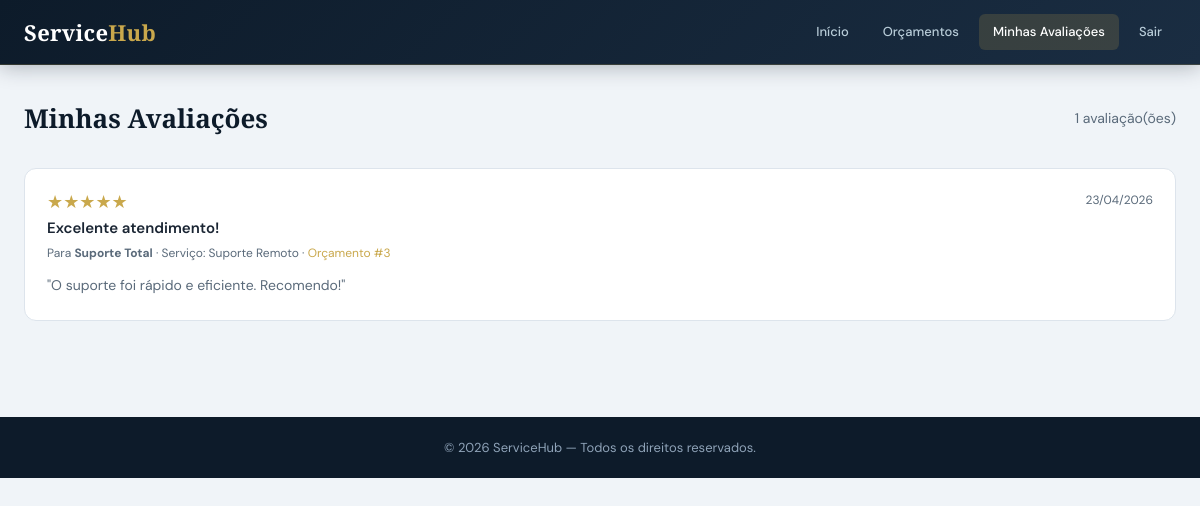
Screenshot of /avaliacoes/index.php (signed in) with the database file from the repository.
### tables this page shows
CREATE TABLE avaliacoes (
    id            INT AUTO_INCREMENT PRIMARY KEY,
    orcamento_id  INT NOT NULL,
    cliente_id    INT NOT NULL,
    empresa_id    INT NOT NULL,
    nota          TINYINT NOT NULL COMMENT '1 a 5 estrelas',
    titulo        VARCHAR(100),
    comentario    TEXT,
    resposta      TEXT    COMMENT 'Resposta da empresa',
    created_at    TIMESTAMP DEFAULT CURRENT_TIMESTAMP,
    updated_at    TIMESTAMP DEFAULT CURRENT_TIMESTAMP ON UPDATE CURRENT_TIMESTAMP,
    CONSTRAINT nota_range CHECK (nota BETWEEN 1 AND 5),
    FOREIGN KEY (orcamento_id) REFERENCES orcamentos(id)  ON DELETE CASCADE,
    FOREIGN KEY (cliente_id)   REFERENCES clientes(id)    ON DELETE CASCADE,
    FOREIGN KEY (empresa_id)   REFERENCES empresas(id)    ON DELETE CASCADE,
    UNIQUE KEY uq_avaliacao_orcamento (orcamento_id)   
);

CREATE TABLE empresas (
    id INT AUTO_INCREMENT PRIMARY KEY,
    nome_empresa VARCHAR(100) NOT NULL,
    email VARCHAR(100) NOT NULL UNIQUE,
    senha VARCHAR(255) NOT NULL,
    cnpj VARCHAR(20) UNIQUE,
    telefone VARCHAR(20),
    endereco TEXT,
    descricao TEXT,
    logo VARCHAR(255),
    site VARCHAR(100),
    status TINYINT DEFAULT 1 COMMENT '1=Ativa, 0=Inativa',
    created_at TIMESTAMP DEFAULT CURRENT_TIMESTAMP,
    updated_at TIMESTAMP DEFAULT CURRENT_TIMESTAMP ON UPDATE CURRENT_TIMESTAMP
);

CREATE TABLE servicos (
    id INT AUTO_INCREMENT PRIMARY KEY,
    empresa_id INT,
    nome VARCHAR(100) NOT NULL,
    descricao TEXT,
    valor DECIMAL(10,2) NOT NULL,
    duracao_estimada INT COMMENT 'Duração em horas',
    categoria VARCHAR(50),
    status TINYINT DEFAULT 1 COMMENT '1=Ativo, 0=Inativo',
    created_at TIMESTAMP DEFAULT CURRENT_TIMESTAMP,
    updated_at TIMESTAMP DEFAULT CURRENT_TIMESTAMP ON UPDATE CURRENT_TIMESTAMP,
    FOREIGN KEY (empresa_id) REFERENCES empresas(id) ON DELETE CASCADE
);

CREATE TABLE orcamentos (
    id INT AUTO_INCREMENT PRIMARY KEY,
    cliente_id INT NOT NULL,
    servico_id INT,
    empresa_id INT,
    quantidade INT DEFAULT 1,
    valor_total DECIMAL(10,2) NOT NULL DEFAULT 0,
    status ENUM('pendente','aprovado','rejeitado','concluido','expirado') DEFAULT 'pendente',
    observacoes TEXT,
    data_orcamento DATE NOT NULL,
    data_validade DATE,
    created_at TIMESTAMP DEFAULT CURRENT_TIMESTAMP,
    updated_at TIMESTAMP DEFAULT CURRENT_TIMESTAMP ON UPDATE CURRENT_TIMESTAMP,
    FOREIGN KEY (cliente_id) REFERENCES clientes(id) ON DELETE CASCADE,
    FOREIGN KEY (servico_id) REFERENCES servicos(id) ON DELETE SET NULL,
    FOREIGN KEY (empresa_id) REFERENCES empresas(id) ON DELETE SET NULL
);

### includes/auth.php (called while the page is built, shortened)
<?php
function isEmpresa() {
    return isset($_SESSION['tipo_usuario']) && $_SESSION['tipo_usuario'] === 'empresa';
}

### avaliacoes/index.php (the view, shortened to what this page needs)
<?php
require_once '../includes/config.php';
require_once '../includes/auth.php';
require_once '../includes/functions.php';
$is_empresa = isEmpresa();
$is_cliente = isCliente();
if ($is_empresa) {
    $eid = $_SESSION['empresa_id'];
    if ($_SERVER['REQUEST_METHOD'] === 'POST' && isset($_POST['resposta'], $_POST['avaliacao_id'])) {
        $aid = (int)$_POST['avaliacao_id'];
        $resp = trim($_POST['resposta']);
        $pdo->prepare("UPDATE avaliacoes SET resposta=? WHERE id=? AND empresa_id=?")
            ->execute([$resp ?: null, $aid, $eid]);
        header('Location: index.php?msg='.urlencode('Resposta salva!').'&type=success'); exit;
    }
    $dados = mediaAvaliacoes($pdo, $eid);
    $stmt  = $pdo->prepare("
        SELECT a.*, c.nome AS cliente_nome, o.id AS orc_id, s.nome AS servico_nome
        FROM avaliacoes a
        JOIN clientes c ON c.id = a.cliente_id
        JOIN orcamentos o ON o.id = a.orcamento_id
        LEFT JOIN servicos s ON s.id = o.servico_id
        WHERE a.empresa_id = ?
        ORDER BY a.created_at DESC");
    $stmt->execute([$eid]);
    $avaliacoes = $stmt->fetchAll();
} elseif ($is_cliente) {
    $cid  = $_SESSION['cliente_id'];
    $stmt = $pdo->prepare("
        SELECT a.*, e.nome_empresa, o.id AS orc_id, s.nome AS servico_nome
        FROM avaliacoes a
        JOIN empresas e ON e.id = a.empresa_id
        JOIN orcamentos o ON o.id = a.orcamento_id
        LEFT JOIN servicos s ON s.id = o.servico_id
        WHERE a.cliente_id = ?
        ORDER BY a.created_at DESC");
    $stmt->execute([$cid]);
    $avaliacoes = $stmt->fetchAll();
} else {
    header('Location: ../index.php'); exit;
}
?>
<!DOCTYPE html>
<html lang="pt-BR">
<head>
  <link rel="stylesheet" href="../css/estilo.css">
</head>
<body>
<nav class="dash-nav">
  <div class="inner">
    <div class="logo"><h1>Service<span class="logo-span">Hub</span></h1></div>
    <div class="nav-items">
      <?php if ($is_empresa): ?>
        <a href="../dashboard_empresa.php">Início</a>
        <a href="../orcamentos/index.php">Orçamentos</a>
        <a href="index.php" style="color:#fff;background:rgba(201,168,76,.18);">Avaliações</a>
      <?php else: ?>
        <a href="../dashboard_cliente.php">Início</a>
        <a href="../orcamentos/index.php">Orçamentos</a>
        <a href="index.php" style="color:#fff;background:rgba(201,168,76,.18);">Minhas Avaliações</a>
      <?php endif; ?>
      <a href="../logout.php">Sair</a>
    </div>
  </div>
</nav>
<div class="container">
  <div class="page-title-row">
    <h1><?= $is_empresa ? 'Avaliações Recebidas' : 'Minhas Avaliações' ?></h1>
    <span style="color:var(--text-muted);font-size:14px;"><?= count($avaliacoes) ?> avaliação(ões)</span>
  </div>
  <?php if (empty($avaliacoes)): ?>
  <div class="empty-state">
    <span class="icon">⭐</span>
    <p><?= $is_empresa ? 'Nenhuma avaliação recebida ainda.' : 'Você ainda não avaliou nenhum serviço.' ?></p>
  </div>
  <?php else: ?>
    <?php foreach ($avaliacoes as $av): ?>
    <div class="rev-card">
      <div class="rev-head">
        <div>
          <?= starRating($av['nota']) ?>
          <?php if ($av['titulo']): ?>
            <div class="rev-titulo"><?= htmlspecialchars($av['titulo']) ?></div>
          <?php endif; ?>
          <div class="rev-meta">
            <?php if ($is_empresa): ?>
              Por <strong><?= htmlspecialchars($av['cliente_nome']) ?></strong>
            <?php else: ?>
              Para <strong><?= htmlspecialchars($av['nome_empresa']) ?></strong>
            <?php endif; ?>
            · Serviço: <?= htmlspecialchars($av['servico_nome'] ?? '—') ?>
            · <a href="../orcamentos/view.php?id=<?=$av['orc_id']?>">Orçamento #<?=$av['orc_id']?></a>
          </div>
        </div>
        <span style="font-size:12px;color:var(--text-muted);"><?= formatDate($av['created_at'],'d/m/Y') ?></span>
      </div>
      <?php if ($av['comentario']): ?>
        <div class="rev-comentario">"<?= nl2br(htmlspecialchars($av['comentario'])) ?>"</div>
      <?php endif; ?>
    </div>
    <?php endforeach; ?>
  <?php endif; ?>
</div>
<footer style="background:var(--navy);color:var(--slate);text-align:center;padding:20px;margin-top:48px;font-size:13px;">
  © <?= date('Y') ?> ServiceHub — Todos os direitos reservados.
</footer>
</body>
</html>

### includes/functions.php (shortened to what this page needs)
<?php
function formatDate($date, $format = 'd/m/Y') {
    return (new DateTime($date))->format($format);
}
function starRating($nota, $small = false) {
    $size  = $small ? '14px' : '18px';
    $nota  = (float)$nota;
    $full  = (int)floor($nota);
    $half  = ($nota - $full) >= 0.4 ? 1 : 0;
    $empty = 5 - $full - $half;
    $html  = "<span class='stars' style='font-size:{$size};line-height:1;'>";
    $html .= str_repeat('<span style="color:#c9a84c;">★</span>', $full);
    $html .= str_repeat('<span style="color:#d0d8e0;">☆</span>', $empty);
    $html .= '</span>';
    return $html;
}

### css/estilo.css (style rules this page uses)
:root { --navy: #0d1b2a; --navy-mid: #132033; --navy-soft: #1a2d42; --gold: #c9a84c; --gold-lt: #e2c06e; --gold-dim: rgba(201,168,76,.15); --teal: #1e8a7a; --teal-lt: #26b09c; --red: #c0392b; --red-lt: #e74c3c; --green: #1a7a4a; --green-lt: #27ae60; --slate: #8fa3b8; --slate-lt: #b8ccd8; --surface: #ffffff; --bg: #f0f4f8; --border: #dde4ec; --text: #1a2533; --text-muted:#5a6a7a; --radius-sm: 6px; --radius: 12px; --radius-lg: 18px; --shadow-sm: 0 1px 4px rgba(13,27,42,.08); --shadow: 0 4px 20px rgba(13,27,42,.10); --shadow-lg: 0 12px 40px rgba(13,27,42,.14); --transition: .22s cubic-bezier(.4,0,.2,1); }
*, *::before, *::after { box-sizing: border-box; margin: 0; padding: 0; }
html { font-size: 15px; scroll-behavior: smooth; }
body { font-family: 'DM Sans', system-ui, sans-serif; background: var(--bg); color: var(--text); line-height: 1.65; -webkit-font-smoothing: antialiased; }
h1,h2,h3 { font-family: 'Playfair Display', Georgia, serif; color: var(--navy); }
a { color: var(--gold); text-decoration: none; transition: color var(--transition); }
.container { max-width: 1200px; margin: 0 auto; padding: 32px 24px; }
.logo h1 { font-family: 'Playfair Display', serif; font-size: 22px; color: #fff; letter-spacing: .3px; line-height: 1.2; }
.logo h1 span, .logo-span { color: var(--gold); }
.page-title-row { display: flex; align-items: center; justify-content: space-between; flex-wrap: wrap; gap: 16px; margin-bottom: 28px; }
.page-title-row h1 { font-size: 26px; }

### avaliacoes/index.php (style rules this page uses)
.dash-nav { background:linear-gradient(135deg,var(--navy) 0%,var(--navy-soft) 100%);border-bottom:1px solid rgba(201,168,76,.2);position:sticky;top:0;z-index:200;box-shadow:0 2px 20px rgba(13,27,42,.3); }
.dash-nav .inner { max-width:1200px;margin:0 auto;padding:0 24px;display:flex;align-items:center;justify-content:space-between;min-height:64px;flex-wrap:wrap;gap:12px; }
.nav-items { display:flex;gap:6px;flex-wrap:wrap;align-items:center; }
.nav-items a { color:var(--slate-lt);font-size:13px;font-weight:500;padding:7px 14px;border-radius:var(--radius-sm);transition:all var(--transition);text-decoration:none; }
.rev-card { background:#fff;border:1px solid var(--border);border-radius:var(--radius);padding:22px;margin-bottom:16px; }
.rev-head { display:flex;justify-content:space-between;align-items:flex-start;gap:12px;flex-wrap:wrap;margin-bottom:10px; }
.rev-meta { font-size:12px;color:var(--text-muted);margin-top:4px; }
.rev-titulo { font-weight:600;font-size:15px;margin-bottom:4px; }
.rev-comentario { font-size:14px;color:var(--text-muted);line-height:1.7; }

### rows the page displays
avaliacoes: nota "★ ★ ★ ★ ★", titulo "Excelente atendimento!", empresa.nome_empresa "Suporte Total", servicos.nome "Suporte Remoto", orcamento "3", created_at "23/04/2026", comentario "O suporte foi rápido e eficiente. Recomendo!"

### other values shown
count($avaliacoes) "1"
